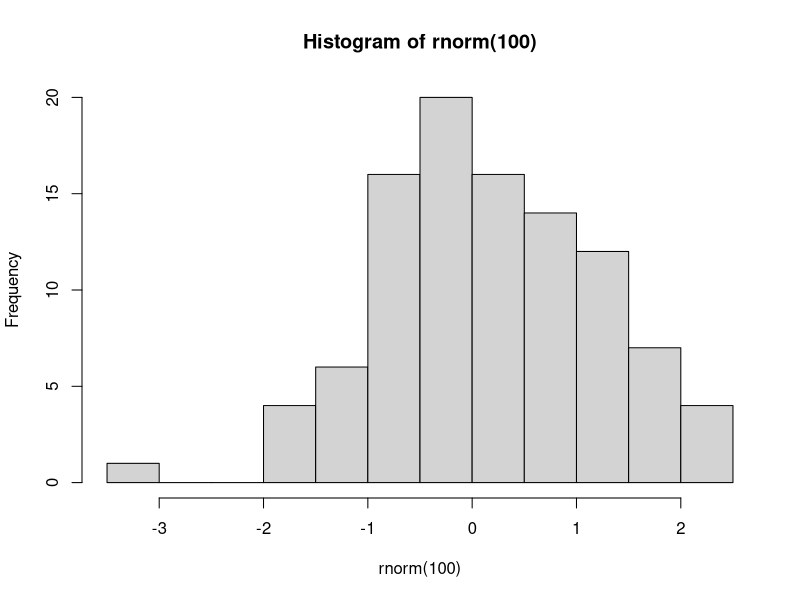
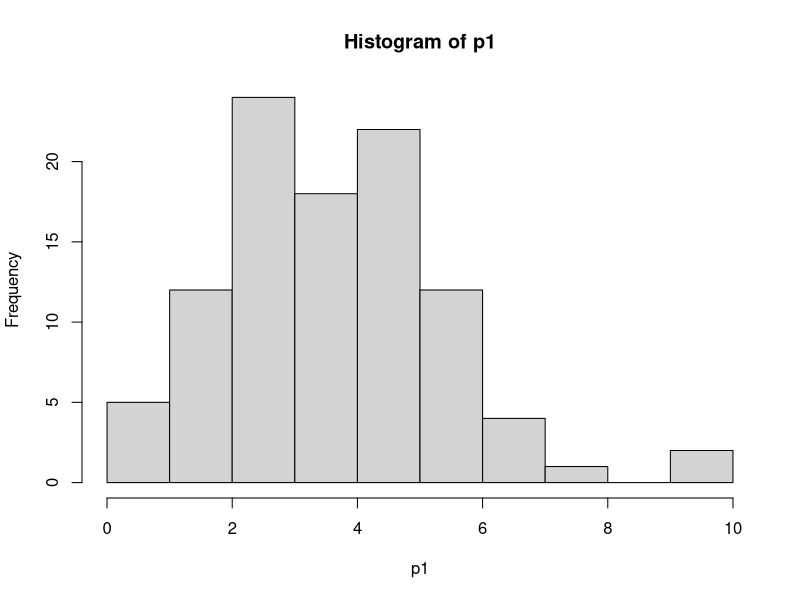
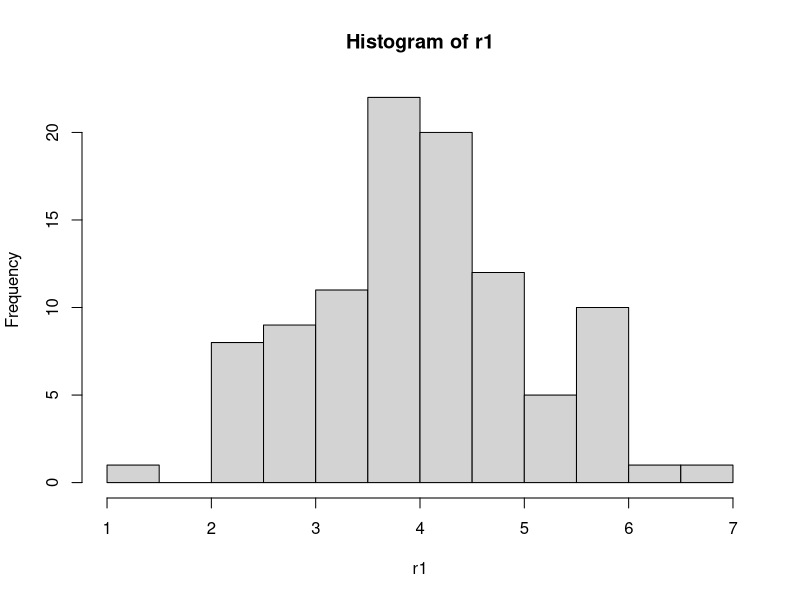
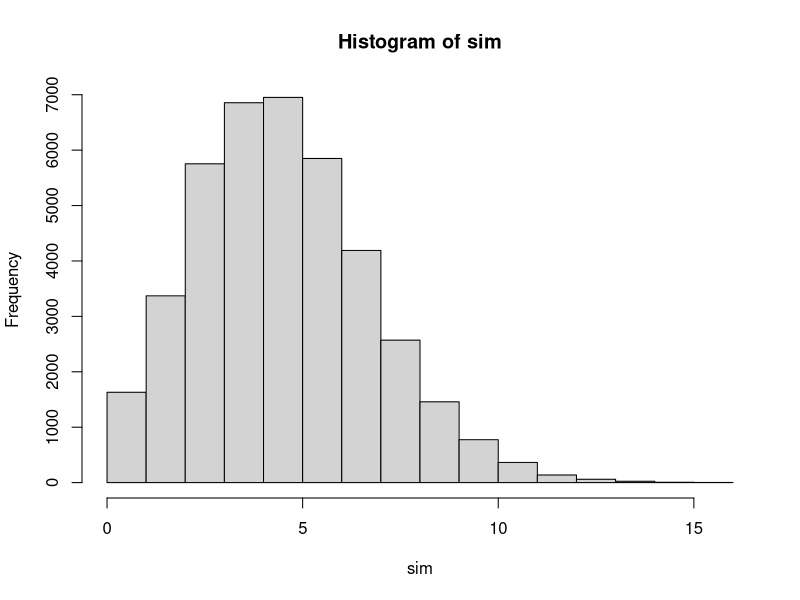
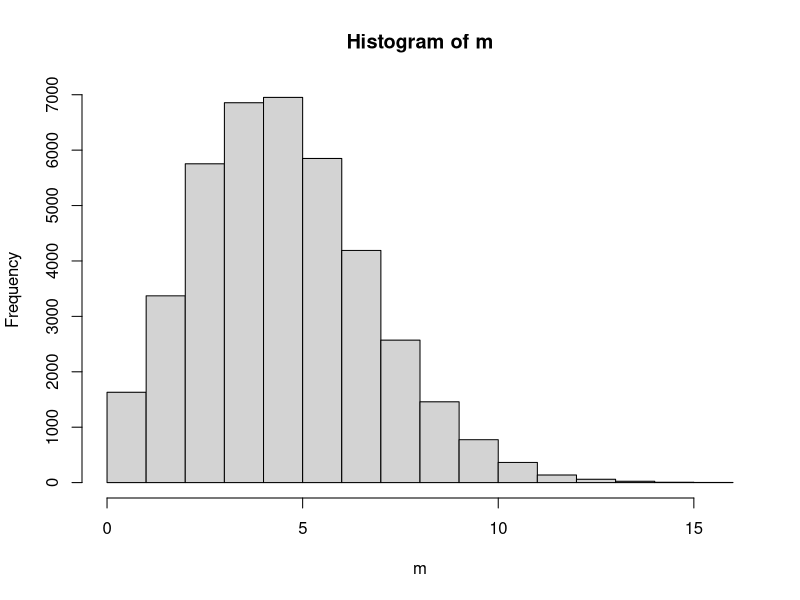
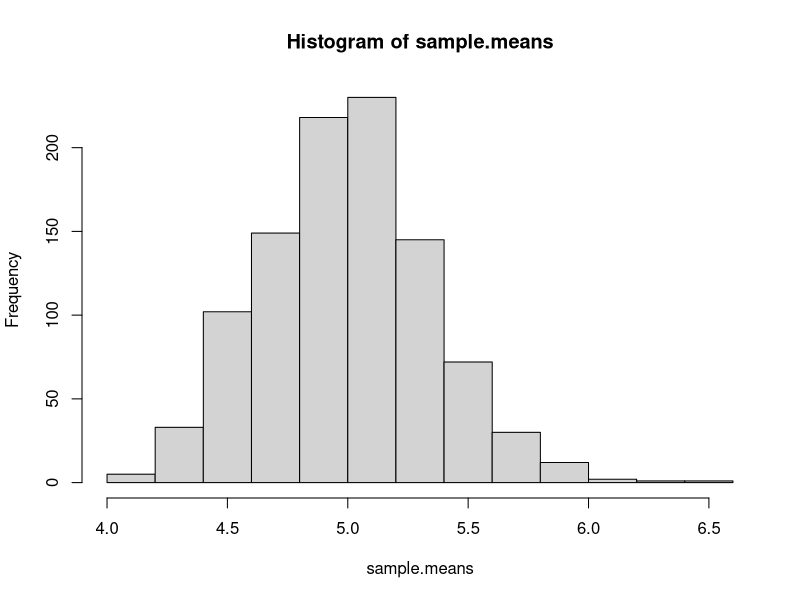
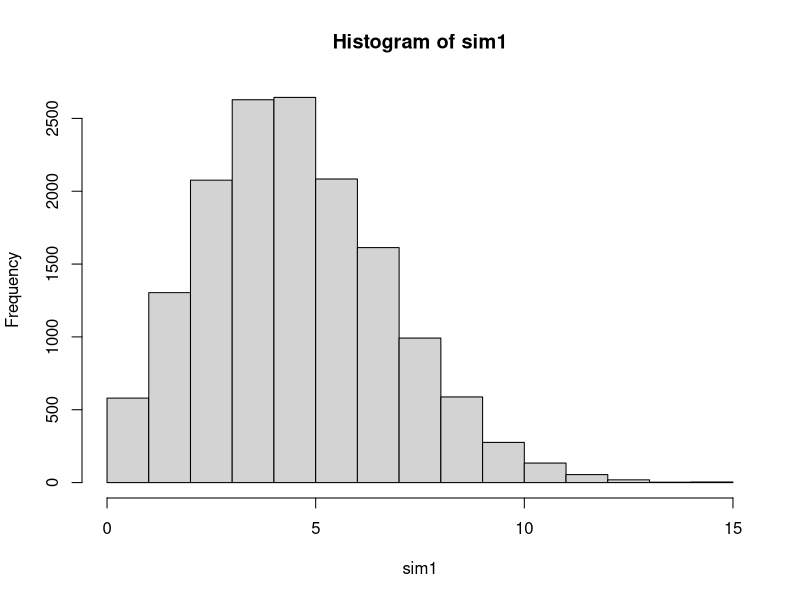
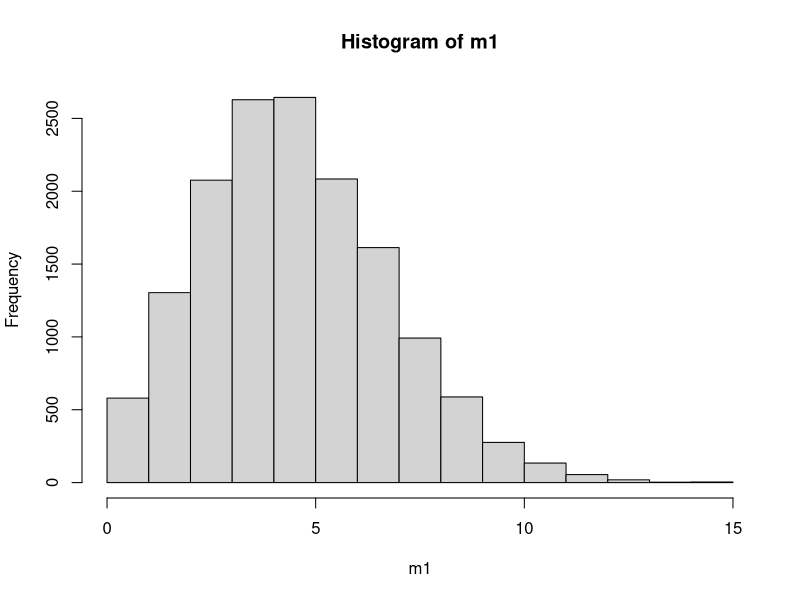

Here is the R script that generated these plots, in order:

# Testing the Central Limit Theorom

# The central limit theorem (CLT) is a statistical theory that 
# states that given a sufficiently large sample size from a 
# population with a finite level of variance, the mean of all 
# samples from the same population will be approximately equal to 
# the mean of the population.

rm(list = ls())

# Set the seed of R's random number generator, 
# which is useful for creating simulations or random objects 
# that can be reproduced.
# example

rnorm(5)
rnorm(5)
rnorm(100)
hist(rnorm(100))

?sample()

set.seed(1)

rnorm(5)

rbinom(10, 1, 0.6)


set.seed(1)

rnorm(5)


# back to example
# generate 100 poisson dist' with variance 4, 8, 16
# Poisson distribution counts the number of times an event
# occurs in an interval
# the interval can be time or volume
# probability of event occuring is the same in each interval
# no. of occurance in one interval is independent of other interval


p1<- rpois(100, 4)
p2<- rpois(100, 8)
p3<- rpois(100, 16)
p1
p2
p3
mean(p1); var(p1)
mean(p2); var(p2)
mean(p3); var(p3)


r1<- rnorm(100, 4)
r2<- rnorm(100, 8)
r3<- rnorm(100, 16)

mean(r1); var(r1)
mean(r2); var(r2)
mean(r3); var(r3)

r1

hist(p1)
hist(r1)
# This means that the poisson dist' cannot be a normal distr'

set.seed(2)
lambda <- 5 # variance for poisson distribution


# Lets make a smaple of size 40 with 1000 trials

n <- 40; rows <- 1000

sim <- rpois(n*rows, lambda)
# in poisson distr' both mean and variance are close to lambda

head(sim, 50)

var(sim)
mean(sim)


hist(sim)
sim
m <- matrix(sim, rows)

m
hist(m)

sample.means <- rowMeans(m)

sample.means


hist(sample.means)

# So the central limit tells us that the distribution of the 
# central means converges on the normal distribution
# Do note that the underlying random variables had a poisson 
# distribution as observed earlier that is right skewed


sample.avg <- mean(sample.means)

# Do note above that the mean of the sample means is close to 
# 5, that is the mean of the poisson distribution = lambda

# Below is the standard deviation of the sample means
sample.sd <- sd(sample.means)


# And below is the theoritcal SD of the poisson distribution
sample.clt <- sqrt(lambda/n)


# Here do note that the sample size is greater than 30,
# which is a thumb rule for normal distribution


n <- 15; rows <- 1000

lambda

sim1 <- rpois(n*rows, lambda)
# in poisson distr' both mean and variance are close to lambda

var(sim1)
mean(sim1)


hist(sim1)
sim1
m1 <- matrix(sim1, rows)

m1
hist(m1)

sample.means1 <- rowMeans(m1)

sample.means1


hist(sample.means1)


mean(sample.means1)

sample.sd <- sd(sample.means1)

sample.sd

sample.clt <- sqrt(lambda/n)

sample.clt



# t distribution 

# test scores of 9 random selected students are
# 
# 83, 73, 62, 63, 71, 77, 77, 59, 92
# 
# we use t dsitribution
# 1. when population SD is unknown
# 2. sample size less than 30
# 
# So both condions are met
# 
# population mean = sample mean = +/- sample error

score <- c(83, 73, 62, 63, 71, 77, 77, 59, 92)

# 99% confidence interval


pt(q = 2.896, df = 8, lower.tail = F)* 2



# t-stat = 2.3; df = 35 (degrees of freedom = 25)
#  one sided p-value 
# Here we are trying to find the value 
# probability of t > 2.3 .. that is area above 2.3

pt(q = 2.3, df = 25, lower.tail = F)


#  two sided p-value 
# area above 2.3 and area below -2.3

pt(q = 2.3, df = 25, lower.tail = F)*2


# confidence interval
# find t value for 95% confidence interval


require(graphics)

1 - pt(1:5, df = 1)
qt(.975, df = c(1:10,20,50,100,1000))

tt <- seq(0, 10, len = 21)
ncp <- seq(0, 6, len = 31)
ptn <- outer(tt, ncp, function(t, d) pt(t, df = 3, ncp = d))
t.tit <- "Non-central t - Probabilities"
image(tt, ncp, ptn, zlim = c(0,1), main = t.tit)
persp(tt, ncp, ptn, zlim = 0:1, r = 2, phi = 20, theta = 200, main = t.tit,
      xlab = "t", ylab = "non-centrality parameter",
      zlab = "Pr(T <= t)")

plot(function(x) dt(x, df = 3, ncp = 2), -3, 11, ylim = c(0, 0.32),
     main = "Non-central t - Density", yaxs = "i")


# 
all_emp <- rnorm(9000, 26000, 2420)


emp_df <- data.frame(c(1:9000), all_emp)

head(emp_df, 20)

 
emp_400 <- sample(emp_df$c.1.9000., size = 400, replace = F)

head(emp_400)

sample_emp_400 <- emp_df[emp_400,]

sample_emp_400

mean(sample_emp_400$all_emp)

mean(pnorm(sample_emp_400$all_emp, mean = 26650))


emp_400_p2 <- sample(emp_df$c.1.9000., size = 400,replace = F)
sample_emp_400_p2 <- emp_df[emp_400_p2,]

mean(sample_emp_400_p2$all_emp)

mean(pnorm(sample_emp_400_p2$all_emp, mean = 26650))

pnorm(1:10, mean = 5)
